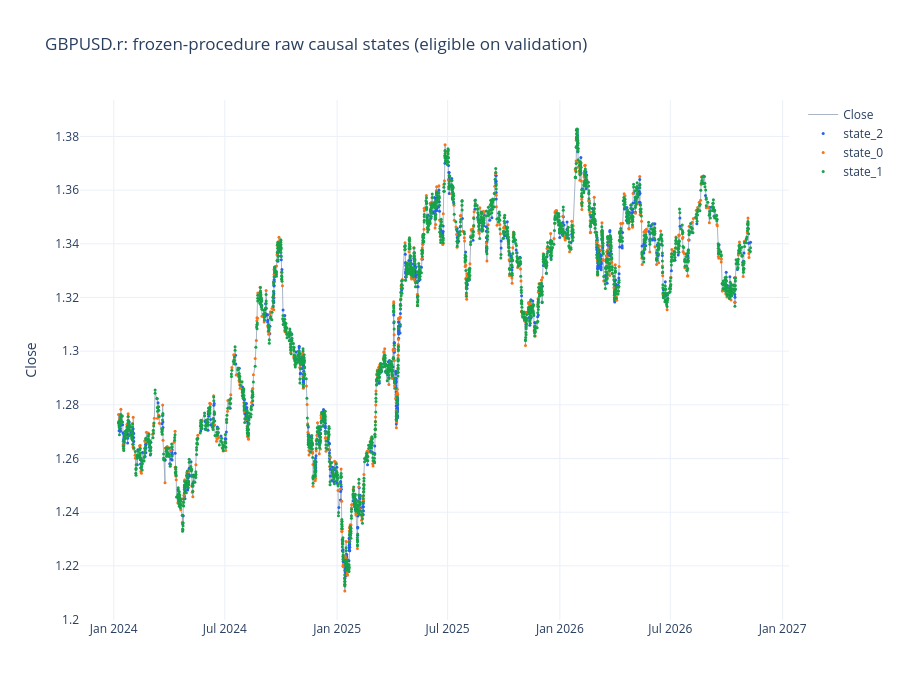
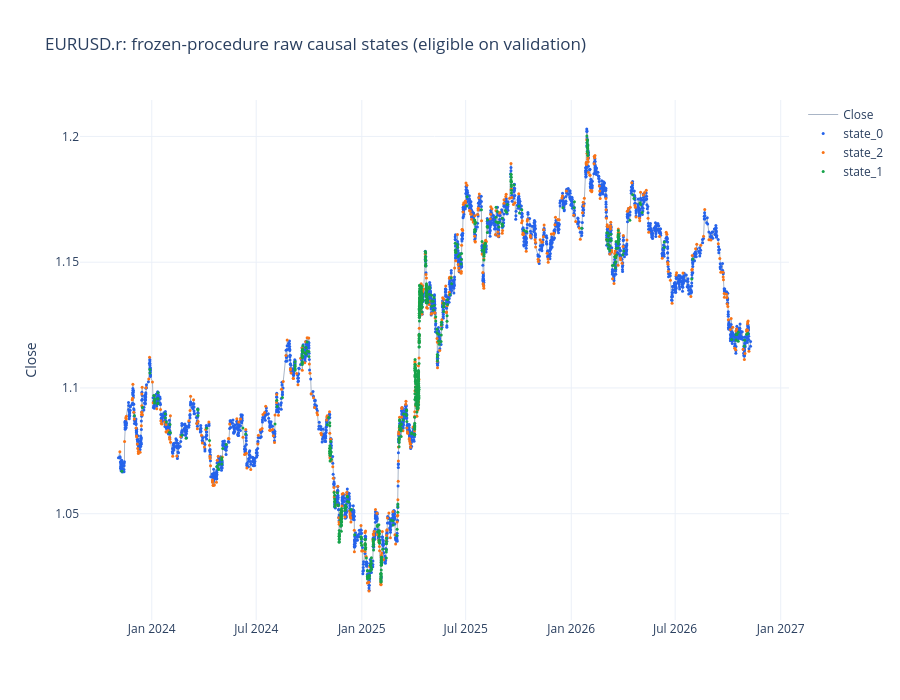
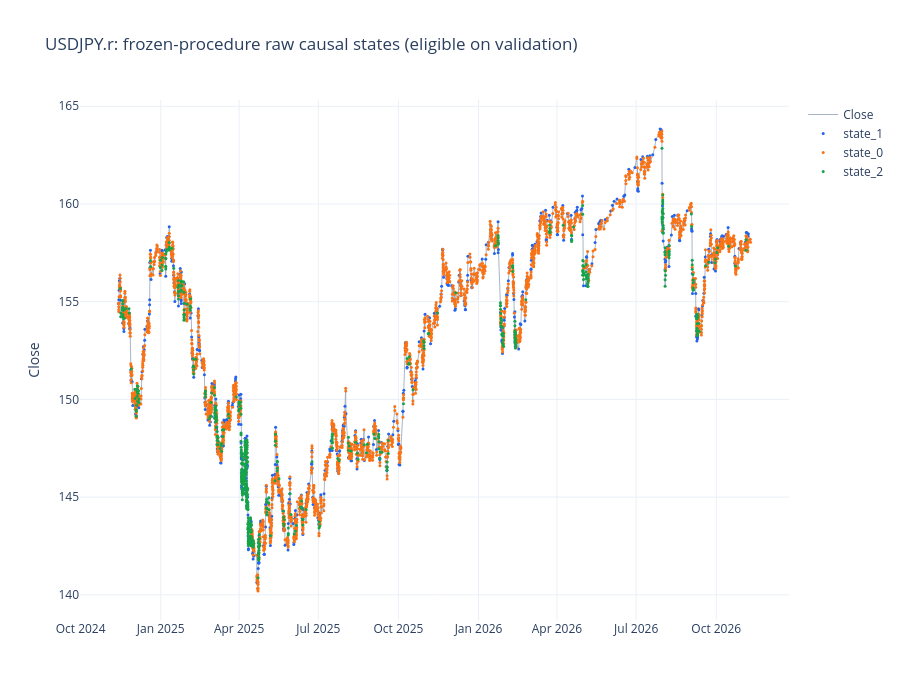
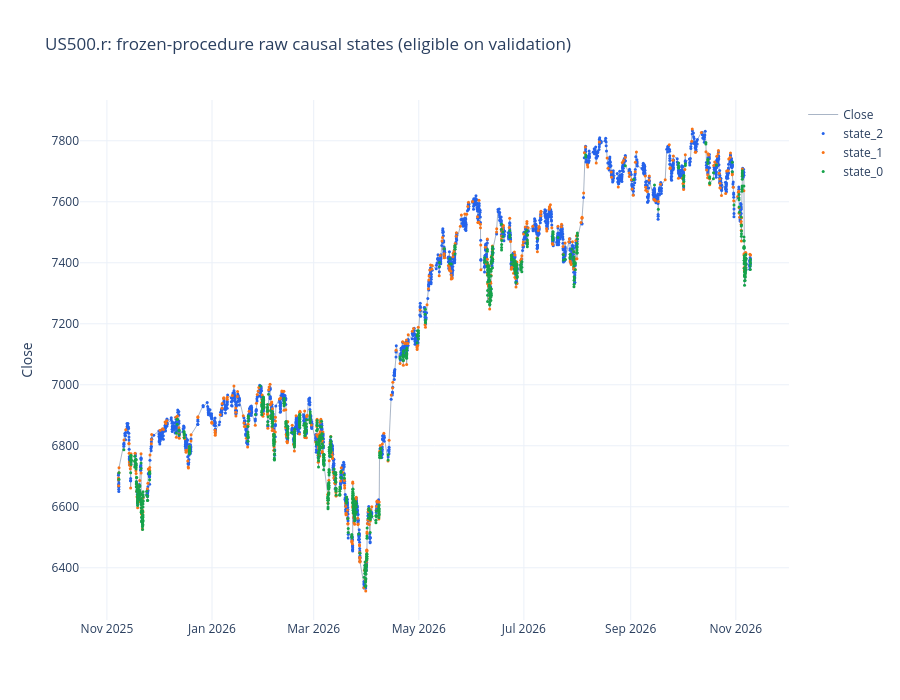

Here is the notebook cell these charts were saved with, in order:
### Markdown cell above
## Recent primary-market casebooks

Visual inspection asks whether inferred states correspond to intelligible price/hierarchy episodes in every market. These are regime markers, not trades.

### Code cell
if PLOT_RECENT_PRIMARY_CASES:
    for symbol, case in primary_paths.items():
        eligibility = "eligible" if case["eligible"] else "ineligible"
        plot_price_states(
            case["path"],
            "model_state_label",
            f"{symbol}: frozen-procedure raw causal states ({eligibility} on validation)",
            last_n=LAST_N,
        ).show()
else:
    print("Recent cross-market casebook plots disabled by configuration.")

### Figure 1 — Plotly figure (JSON) as saved in the notebook; plotly's stock layout.template omitted (floating-point values rounded to 4 significant figures; data arrays with more than 128 entries replaced by an {"elided": "..."} marker saying what was removed)
{"data": [{"line": {"color": "#94a3b8", "width": 0.8}, "mode": "lines", "name": "Close", "type": "scatter", "x": {"elided": "4000 str values"}, "xaxis": "x", "y": {"elided": "4000 float values"}, "yaxis": "y"}, {"marker": {"color": "#2563eb", "size": 3.0}, "mode": "markers", "name": "state_2", "type": "scatter", "x": {"elided": "889 str values"}, "xaxis": "x", "y": {"elided": "889 float values"}, "yaxis": "y"}, {"marker": {"color": "#f97316", "size": 3.0}, "mode": "markers", "name": "state_0", "type": "scatter", "x": {"elided": "599 str values"}, "xaxis": "x", "y": {"elided": "599 float values"}, "yaxis": "y"}, {"marker": {"color": "#16a34a", "size": 3.0}, "mode": "markers", "name": "state_1", "type": "scatter", "x": {"elided": "2512 str values"}, "xaxis": "x", "y": {"elided": "2512 float values"}, "yaxis": "y"}], "layout": {"height": 700, "hovermode": "x unified", "title": {"text": "GBPUSD.r: frozen-procedure raw causal states (eligible on validation)"}, "xaxis": {"anchor": "y", "domain": [0.0, 1.0]}, "yaxis": {"anchor": "x", "domain": [0.0, 1.0], "title": {"text": "Close"}}}}

### Figure 2 — Plotly figure (JSON) as saved in the notebook; plotly's stock layout.template omitted (floating-point values rounded to 4 significant figures; data arrays with more than 128 entries replaced by an {"elided": "..."} marker saying what was removed)
{"data": [{"line": {"color": "#94a3b8", "width": 0.8}, "mode": "lines", "name": "Close", "type": "scatter", "x": {"elided": "4000 str values"}, "xaxis": "x", "y": {"elided": "4000 float values"}, "yaxis": "y"}, {"marker": {"color": "#2563eb", "size": 3.0}, "mode": "markers", "name": "state_0", "type": "scatter", "x": {"elided": "2727 str values"}, "xaxis": "x", "y": {"elided": "2727 float values"}, "yaxis": "y"}, {"marker": {"color": "#f97316", "size": 3.0}, "mode": "markers", "name": "state_2", "type": "scatter", "x": {"elided": "560 str values"}, "xaxis": "x", "y": {"elided": "560 float values"}, "yaxis": "y"}, {"marker": {"color": "#16a34a", "size": 3.0}, "mode": "markers", "name": "state_1", "type": "scatter", "x": {"elided": "713 str values"}, "xaxis": "x", "y": {"elided": "713 float values"}, "yaxis": "y"}], "layout": {"height": 700, "hovermode": "x unified", "title": {"text": "EURUSD.r: frozen-procedure raw causal states (eligible on validation)"}, "xaxis": {"anchor": "y", "domain": [0.0, 1.0]}, "yaxis": {"anchor": "x", "domain": [0.0, 1.0], "title": {"text": "Close"}}}}

### Figure 3 — Plotly figure (JSON) as saved in the notebook; plotly's stock layout.template omitted (floating-point values rounded to 4 significant figures; data arrays with more than 128 entries replaced by an {"elided": "..."} marker saying what was removed)
{"data": [{"line": {"color": "#94a3b8", "width": 0.8}, "mode": "lines", "name": "Close", "type": "scatter", "x": {"elided": "4000 str values"}, "xaxis": "x", "y": {"elided": "4000 float values"}, "yaxis": "y"}, {"marker": {"color": "#2563eb", "size": 3.0}, "mode": "markers", "name": "state_1", "type": "scatter", "x": {"elided": "607 str values"}, "xaxis": "x", "y": {"elided": "607 float values"}, "yaxis": "y"}, {"marker": {"color": "#f97316", "size": 3.0}, "mode": "markers", "name": "state_0", "type": "scatter", "x": {"elided": "2716 str values"}, "xaxis": "x", "y": {"elided": "2716 float values"}, "yaxis": "y"}, {"marker": {"color": "#16a34a", "size": 3.0}, "mode": "markers", "name": "state_2", "type": "scatter", "x": {"elided": "677 str values"}, "xaxis": "x", "y": {"elided": "677 float values"}, "yaxis": "y"}], "layout": {"height": 700, "hovermode": "x unified", "title": {"text": "USDJPY.r: frozen-procedure raw causal states (eligible on validation)"}, "xaxis": {"anchor": "y", "domain": [0.0, 1.0]}, "yaxis": {"anchor": "x", "domain": [0.0, 1.0], "title": {"text": "Close"}}}}

### Figure 4 — Plotly figure (JSON) as saved in the notebook; plotly's stock layout.template omitted (floating-point values rounded to 4 significant figures; data arrays with more than 128 entries replaced by an {"elided": "..."} marker saying what was removed)
{"data": [{"line": {"color": "#94a3b8", "width": 0.8}, "mode": "lines", "name": "Close", "type": "scatter", "x": {"elided": "4000 str values"}, "xaxis": "x", "y": {"elided": "4000 float values"}, "yaxis": "y"}, {"marker": {"color": "#2563eb", "size": 3.0}, "mode": "markers", "name": "state_2", "type": "scatter", "x": {"elided": "2429 str values"}, "xaxis": "x", "y": {"elided": "2429 float values"}, "yaxis": "y"}, {"marker": {"color": "#f97316", "size": 3.0}, "mode": "markers", "name": "state_1", "type": "scatter", "x": {"elided": "605 str values"}, "xaxis": "x", "y": {"elided": "605 float values"}, "yaxis": "y"}, {"marker": {"color": "#16a34a", "size": 3.0}, "mode": "markers", "name": "state_0", "type": "scatter", "x": {"elided": "966 str values"}, "xaxis": "x", "y": {"elided": "966 float values"}, "yaxis": "y"}], "layout": {"height": 700, "hovermode": "x unified", "title": {"text": "US500.r: frozen-procedure raw causal states (eligible on validation)"}, "xaxis": {"anchor": "y", "domain": [0.0, 1.0]}, "yaxis": {"anchor": "x", "domain": [0.0, 1.0], "title": {"text": "Close"}}}}
